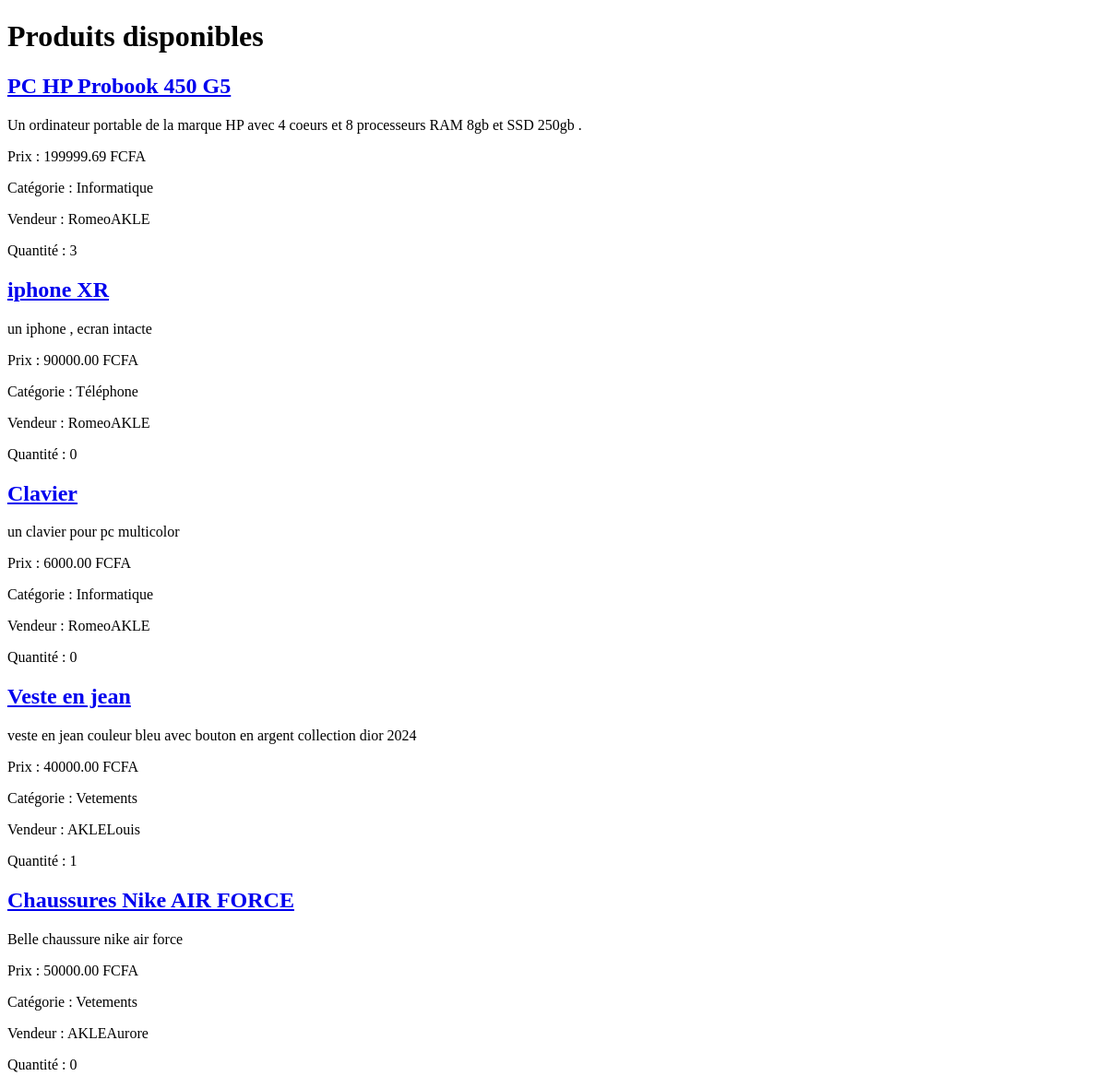
Before: /products/ with the older database file.
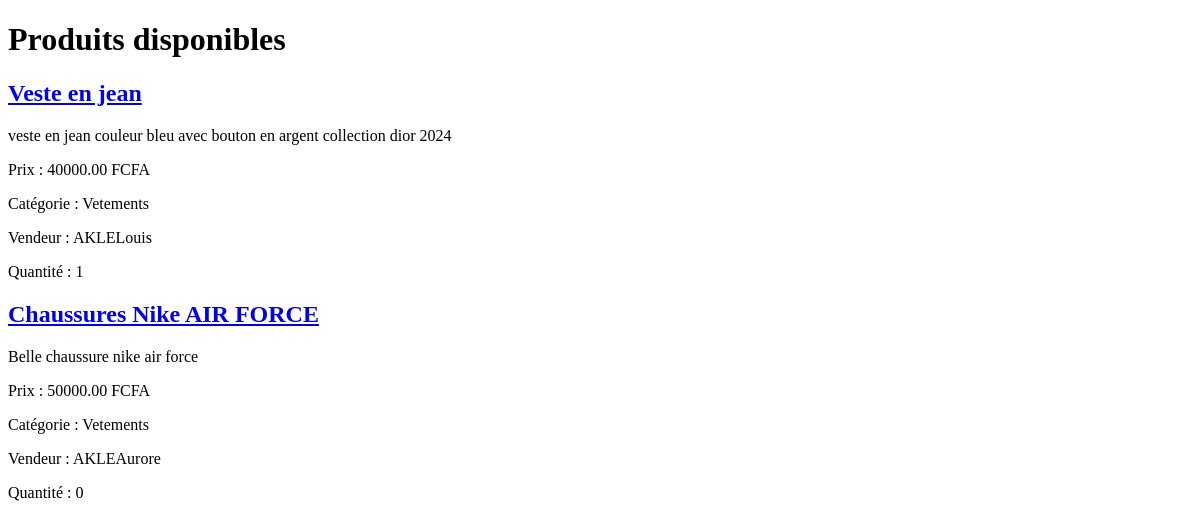
After: the same page with the newer database file.
### products/models.py (models this page shows, shortened)
class Product(models.Model):
    seller=models.ForeignKey(
        settings.AUTH_USER_MODEL,
        on_delete=models.CASCADE,
        related_name="products"
    )
    category=models.ForeignKey(
        Category,
        on_delete=models.PROTECT,
        related_name="products"
    )
    is_active=models.BooleanField(default=True, verbose_name="Article actif /En vente")
    name=models.CharField(max_length=200)
    description=models.TextField()
    price=models.DecimalField(max_digits=10,decimal_places=2)
    quantity=models.PositiveIntegerField(default=1)
    condition=models.CharField(max_length=50)
    status=models.CharField(max_length=20,default="active")
    created_at=models.DateTimeField(auto_now_add=True)
    updated_at=models.DateTimeField(auto_now=True)

class Category(models.Model):
    name=models.CharField(max_length=100)
    description =models.TextField(blank=True)

### accounts/models.py (models this page shows)
class User(AbstractUser):
    pass

### products/views.py (the view)
# urls.py: path("",views.product_list,name="product_list"),
def product_list(request):
    products=Product.objects.filter(is_active=True)
    return render(request,"products/product_list.html",{"products":products})

### products/templates/products/product_list.html (shortened to what this page needs)
<!DOCTYPE html>
<html lang="en">
<head>
</head>
<body>
    <h1>Produits disponibles</h1>
    {% for product in products %}
        <article>
            <h2><a href="{% url 'product_detail' product.id %}">{{product.name}}</a></h2>
            <p>{{ product.description }}</p>
            <p>Prix : {{ product.price }} FCFA</p>
            <p>Catégorie : {{ product.category.name }}</p>
            <p>Vendeur : {{ product.seller.username }}</p>
            <p>Quantité : {{ product.quantity }}</p>
        </article>
    {% empty %}
        <p>Aucun produit disponible</p>
    {% endfor %}
</body>
</html>

Changed rows visible on the page:
no longer on this page (row edited): Product: name "PC HP Probook 450 G5", description "Un ordinateur portable de la marque HP avec 4 coeurs et 8 processeurs RAM 8gb et SSD 250gb .", price "199999.69", category.name "Informatique", seller.username "RomeoAKLE", quantity "3"
no longer on this page (row edited): Product: name "iphone XR", description "un iphone , ecran intacte", price "90000.00", category.name "Téléphone", seller.username "RomeoAKLE", quantity "0"
no longer on this page (row edited): Product: name "Clavier", description "un clavier pour pc multicolor", price "6000.00", category.name "Informatique", seller.username "RomeoAKLE", quantity "0"
